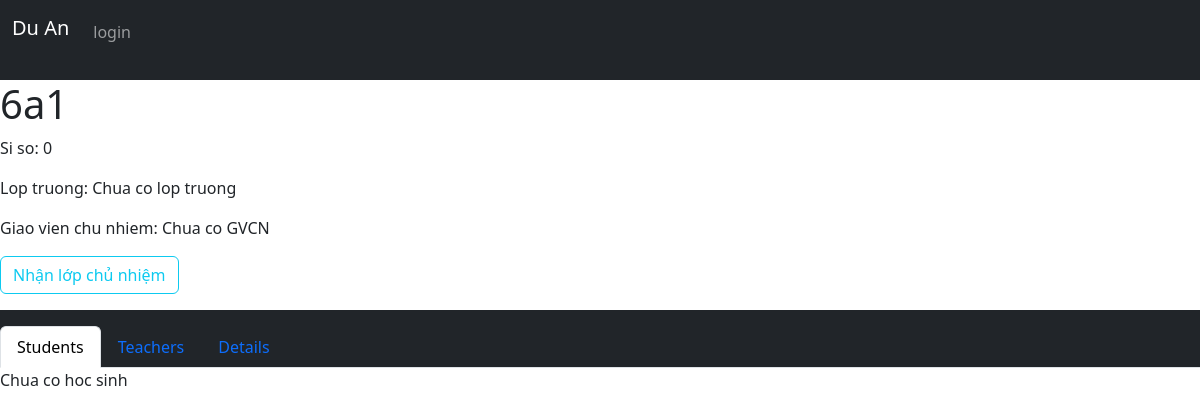
The app's page /class/1, older data.
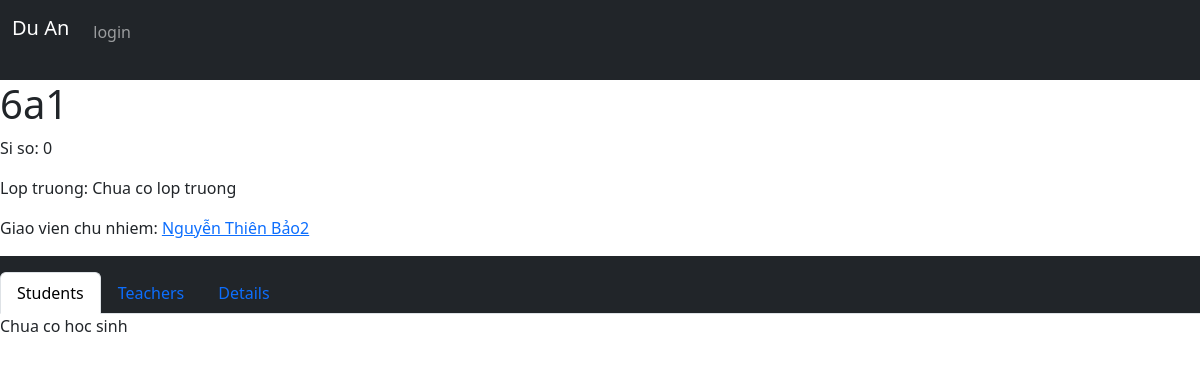
The same page, newer data.
### Du_An/models.py (models this page shows, shortened)
class Class(models.Model):
    form_teacher = models.OneToOneField(Teacher, on_delete=models.CASCADE, null=True, default=None, related_name="form_class")
    name = models.CharField(max_length=3, unique=True)
    subject_teachers = models.ManyToManyField("ClassSubjectTeacher", related_name="classroom")
    def student_count(self) -> int:
        return self.students.count()
    def get_monitor(self) -> Student | None:
        return self.students.filter(role="monitor").first()

class Teacher(User):
    full_name = models.CharField(max_length=200, unique=False)
    subject = models.ManyToManyField(Subject, related_name="teachers")
    contact_information = models.TextField(default="")

### Du_An/views.py (the view)
# urls.py: path("class/<int:id>", views.view_class, name="view_class"),
def view_class(request, id):
    try:
        request_class = Class.objects.get(pk=id)
        return render(request, "Du_An/class_profile.html", {
            "classroom": request_class
        })
    except Class.DoesNotExist:
        return render_error(error="Not found", error_message="Doesn't found any teacher with this id")

### Du_An/templates/Du_An/class_profile.html (shortened to what this page needs)
{% extends 'Du_An/layout.html' %}
{% load static %}
{% block style %} <link href="{% static 'Du_An/css/profile.css' %}" rel="stylesheet"> {% endblock %}
{% block body %}
    <div class="classDisplay">
        <div class="basicInfo">
            <h1 class="className">{{ classroom.name }}</h1>
            <p class="classSiSo">Si so: {{ classroom.student_count }}</p>
            <p class="classMonitor">Lop truong: {% if classroom.get_monitor %} <a href="#">{{ classroom.get_monitor.name }}</a>
                                                {% else %} Chua co lop truong
                                                {% endif %}
            </p>
            <p class="classFormTeacher">Giao vien chu nhiem:
                {% if classroom.form_teacher %}
                    <a href="{% url 'view_teacher' classroom.form_teacher.id %}"> {{ classroom.form_teacher.full_name }} </a>
                {% else %}
                    Chua co GVCN
                    <form action="{% url 'update_class' %}" method="post">
                        <button type="submit" class="btn btn-outline-info">Nhận lớp chủ nhiệm</button>
                    </form>
                {% endif %}
            </p>
        </div>
        <div class="otherInfo">
            <ul class="nav nav-tabs navbar-expand-lg bg-dark pt-3 mt-2">
                <li class="nav-item">
                    <button class="nav-link active" id="studentTab">Students</button>
                </li>
                <li class="nav-item">
                    <button class="nav-link" id="teacherTab">Teachers</button>
                </li>
                <li class="nav-item">
                    <button class="nav-link" id="details">Details</button>
                </li>
            </ul>
            <div id="infoDisplay">
                <div id="students">
                    {% for student in classroom.students.all %}
                    <div class="studentDisplay">
                        <p>{{ student.full_name }}</p>
                        <p>Birthday: {{ student.birthday }} </p>
                        <p>Role: {{ student.role }}</p>
                        <a href="{% url 'view_student' student.id %}" class="btn btn-outline-primary">Details</a>
                    </div>
                    {% empty %}
                    Chua co hoc sinh
                    {% endfor %}
                </div>
            </div>
        </div>
    </div>
{% endblock %}

Row changes from the older to the newer data that the page shows:
changed Class: form_teacher_id empty → 2 (drawn); form_teacher.full_name (not shown) → "Nguyễn Thiên Bảo2"
Text that changed along with them:
text no longer shown: "Chua co GVCN Nhận lớp chủ nhiệm"
